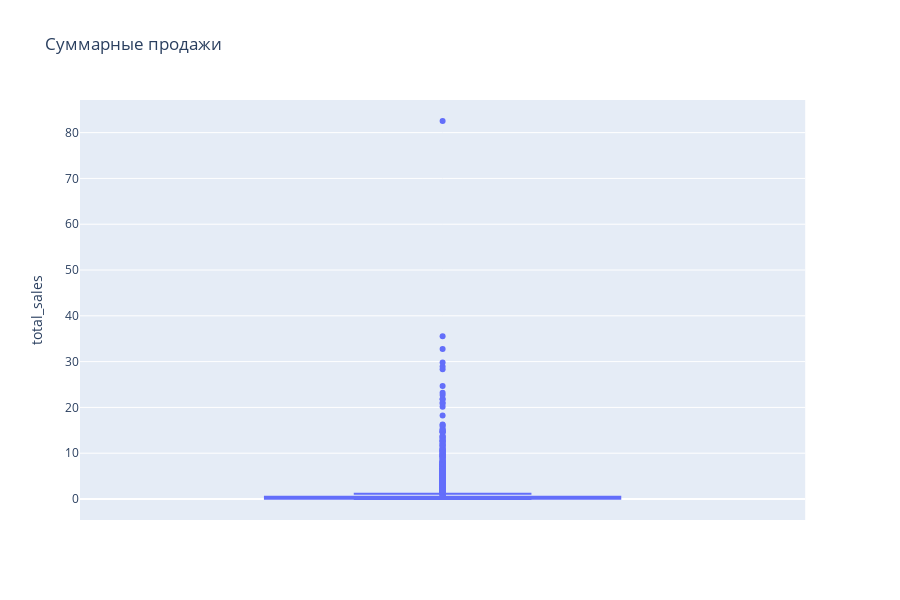

This figure's notebook cell:
### Markdown cell above
Платформы, на которые еще выпускают игры, при приближении к 2016 году испытывают спад продаж, кроме PS4. Самые "молодые" платформы - PS4 и 3DS, они, по моему мнению и есть самые потенциально прибыльные платформы, они же и лидируют по глобальным продажам в 2014-2015 году.

### Code cell
fig = px.box(top10_df, y='total_sales', title='Суммарные продажи')
fig.show()

### Figure 1 — Plotly figure (JSON) as saved in the notebook; plotly's stock layout.template omitted (floating-point values rounded to 4 significant figures; data arrays with more than 128 entries replaced by an {"elided": "..."} marker saying what was removed)
{"data": [{"alignmentgroup": "True", "hoverlabel": {"namelength": 0}, "hovertemplate": "total_sales=%{y}", "legendgroup": "", "marker": {"color": "#636efa"}, "name": "", "notched": false, "offsetgroup": "", "orientation": "v", "showlegend": false, "type": "box", "x0": " ", "xaxis": "x", "y": {"elided": "12169 float values"}, "y0": " ", "yaxis": "y"}], "layout": {"boxmode": "group", "height": 600, "legend": {"tracegroupgap": 0}, "title": {"text": "Суммарные продажи"}, "xaxis": {"anchor": "y", "domain": [0, 0.98]}, "yaxis": {"anchor": "x", "domain": [0, 1], "title": {"text": "total_sales"}}}}
